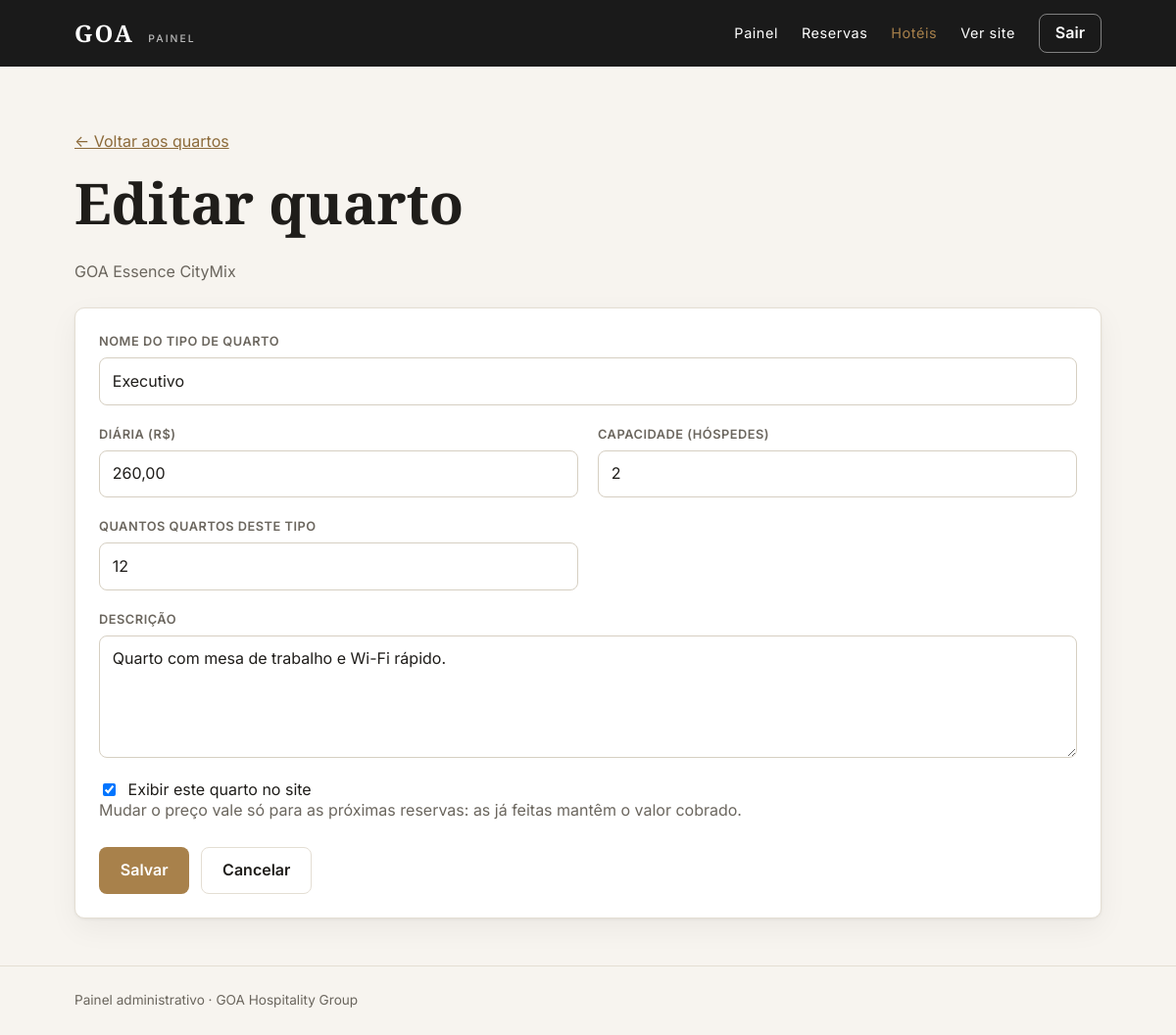
/public/admin/quarto_form.php?id=3 (signed in), run on the app's committed database.
### tables this page shows
CREATE TABLE IF NOT EXISTS hoteis (
  id          INT UNSIGNED NOT NULL AUTO_INCREMENT,
  nome        VARCHAR(120) NOT NULL,
  slug        VARCHAR(140) NOT NULL,               
  bandeira    VARCHAR(30)  NOT NULL,               
  cidade      VARCHAR(80)  NOT NULL,
  uf          CHAR(2)      NOT NULL,
  descricao   TEXT         NULL,
  imagem      VARCHAR(255) NULL,                   
  ativo       TINYINT(1)   NOT NULL DEFAULT 1,     
  created_at  TIMESTAMP    NOT NULL DEFAULT CURRENT_TIMESTAMP,
  PRIMARY KEY (id),
  UNIQUE KEY uq_hoteis_slug (slug)
);

CREATE TABLE IF NOT EXISTS tipos_quarto (
  id            INT UNSIGNED  NOT NULL AUTO_INCREMENT,
  hotel_id      INT UNSIGNED  NOT NULL,
  nome          VARCHAR(100)  NOT NULL,
  descricao     TEXT          NULL,
  capacidade    TINYINT UNSIGNED NOT NULL DEFAULT 2,    
  preco_diaria  DECIMAL(10,2) NOT NULL,
  quantidade    SMALLINT UNSIGNED NOT NULL DEFAULT 1,   
  imagem        VARCHAR(255)  NULL,
  ativo         TINYINT(1)    NOT NULL DEFAULT 1,
  PRIMARY KEY (id),
  KEY idx_tipos_hotel (hotel_id),
  CONSTRAINT fk_tipos_hotel FOREIGN KEY (hotel_id)
    REFERENCES hoteis (id) ON DELETE CASCADE
);

### includes/reservas.php (called while the page is built, shortened)
<?php
function inteiroDe(array $entrada, string $campo, int $padrao): int
{
    $v = $entrada[$campo];
    return is_string($v) && ctype_digit($v) ? (int) $v : -1;
}

### includes/admin_quartos.php (called while the page is built, shortened)
<?php
function buscarQuarto(PDO $pdo, int $id): ?array
{
    $stmt = $pdo->prepare('SELECT * FROM tipos_quarto WHERE id = :id');
    $stmt->execute(['id' => $id]);
    return $stmt->fetch() ?: null;
}

### includes/admin_hoteis.php (called while the page is built, shortened)
<?php
function buscarHotel(PDO $pdo, int $id): ?array
{
    $stmt = $pdo->prepare('SELECT * FROM hoteis WHERE id = :id');
    $stmt->execute(['id' => $id]);
    return $stmt->fetch() ?: null;
}

### includes/funcoes.php (called while the page is built, shortened)
<?php
function e(?string $texto): string
{
    return htmlspecialchars($texto ?? '', ENT_QUOTES, 'UTF-8');
}
function url(string $caminho = ''): string
{
    return BASE_URL . '/' . ltrim($caminho, '/');
}

### public/admin/quarto_form.php (the view, shortened to what this page needs)
<?php
require __DIR__ . '/../../includes/funcoes.php';
require __DIR__ . '/../../includes/reservas.php';
require __DIR__ . '/../../includes/admin_hoteis.php';
require __DIR__ . '/../../includes/admin_quartos.php';
$editando = isset($_GET['id']);
$quarto   = null;
if ($editando) {
    $id     = inteiroDe($_GET, 'id', 0);
    $quarto = $id > 0 ? buscarQuarto($pdo, $id) : null;
    $hotel  = $quarto ? buscarHotel($pdo, (int) $quarto['hotel_id']) : null;
} else {
    $id      = 0;
    $hotelId = inteiroDe($_GET, 'hotel', 0);
    $hotel   = $hotelId > 0 ? buscarHotel($pdo, $hotelId) : null;
}
    ?>
    <?php
$hotelId  = (int) $hotel['id'];
$urlLista = url('admin/quartos.php?hotel=' . $hotelId);
if ($_SERVER['REQUEST_METHOD'] === 'POST') {
    exigirCsrf();
    $dados = lerQuartoForm($_POST);
    $erros = validarQuarto($dados);
    if (empty($erros)) {
        $resultado = $editando ? atualizarQuarto($pdo, $id, $dados) : criarQuarto($pdo, $hotelId, $dados);
        if ($resultado['ok']) {
            definirAviso('sucesso', $resultado['msg']);
            header('Location: ' . $urlLista);
            exit;
        }
        $erros[] = $resultado['msg'];
    }
} elseif ($editando) {
    $dados = [
        'nome'       => $quarto['nome'],
        'descricao'  => (string) $quarto['descricao'],
        'capacidade' => (string) $quarto['capacidade'],
        'preco'      => number_format((float) $quarto['preco_diaria'], 2, ',', ''),
        'quantidade' => (string) $quarto['quantidade'],
        'ativo'      => (int) $quarto['ativo'],
    ];
} else {
    $dados = ['nome' => '', 'descricao' => '', 'capacidade' => '2', 'preco' => '', 'quantidade' => '1', 'ativo' => 1];
}
$titulo      = $editando ? 'Editar quarto' : 'Novo tipo de quarto';
$acao        = url('admin/quarto_form.php') . ($editando ? '?id=' . $id : '?hotel=' . $hotelId);
require __DIR__ . '/../../includes/admin_header.php';
?>
<section class="container secao">
  <p><a href="<?= e($urlLista) ?>">&larr; Voltar aos quartos</a></p>
  <h1><?= e($titulo) ?></h1>
  <p class="subtitulo"><?= e($hotel['nome']) ?></p>
  <div class="cartao cartao--reserva">
    <form method="post" action="<?= e($acao) ?>">
      <div class="grade-form">
        <div class="campo campo--cheio">
          <label for="nome">Nome do tipo de quarto</label>
          <input type="text" id="nome" name="nome" maxlength="100" required autofocus
                 placeholder="Ex.: Suíte Vista Mar" value="<?= e($dados['nome']) ?>">
        </div>
        <div class="campo">
          <label for="preco">Diária (R$)</label>
          <input type="text" id="preco" name="preco" inputmode="decimal" required
                 placeholder="320,00" value="<?= e($dados['preco']) ?>">
        </div>
        <div class="campo">
          <label for="capacidade">Capacidade (hóspedes)</label>
          <input type="number" id="capacidade" name="capacidade" min="1" max="10" required
                 value="<?= e($dados['capacidade']) ?>">
        </div>
        <div class="campo">
          <label for="quantidade">Quantos quartos deste tipo</label>
          <input type="number" id="quantidade" name="quantidade" min="1" max="500" required
                 value="<?= e($dados['quantidade']) ?>">
        </div>
        <div class="campo campo--cheio">
          <label for="descricao">Descrição</label>
          <textarea id="descricao" name="descricao" rows="4" maxlength="1000"><?= e($dados['descricao']) ?></textarea>
        </div>
        <div class="campo campo--cheio">
          <label class="check">
            <input type="checkbox" name="ativo" value="1"<?= $dados['ativo'] ? ' checked' : '' ?>>
            Exibir este quarto no site
          </label>
        </div>
      </div>
      <?php if ($editando): ?>
        <p class="subtitulo">Mudar o preço vale só para as próximas reservas: as já feitas mantêm o valor cobrado.</p>
      <?php endif; ?>
      <div class="form-acoes">
        <button type="submit" class="btn btn--destaque">Salvar</button>
        <a class="btn btn--contorno" href="<?= e($urlLista) ?>">Cancelar</a>
      </div>
    </form>
  </div>
</section>
<?php
require __DIR__ . '/../../includes/admin_footer.php';

### public/css/style.css (style rules this page uses)
:root { --cor-fundo: #f7f4ef; --cor-card: #ffffff; --cor-texto: #1f1d1a; --cor-texto-suave: #6b665e; --cor-borda: #e4ded3; --cor-escura: #1a1a1a; --cor-destaque: #a8814b; --cor-destaque-escura: #8c6a3a; --cor-perigo: #b42318; --cor-sucesso: #1d6b45; --fonte-titulo: "Cormorant Garamond", Georgia, serif; --fonte-texto: "Inter", system-ui, -apple-system, "Segoe UI", Roboto, sans-serif; --raio: 10px; --sombra: 0 1px 3px rgba(0, 0, 0, 0.06), 0 10px 30px rgba(0, 0, 0, 0.05); }
*, *::before, *::after { box-sizing: border-box; }
body { margin: 0; min-height: 100vh; display: flex; flex-direction: column; font-family: var(--fonte-texto); color: var(--cor-texto); background: var(--cor-fundo); line-height: 1.6; }
h1, h2, h3 { margin: 0 0 0.5em; font-family: var(--fonte-titulo); font-weight: 600; line-height: 1.15; }
h1 { font-size: clamp(2.2rem, 5vw, 3.6rem); }
a { color: var(--cor-destaque-escura); }
.container { width: 100%; max-width: 1080px; margin: 0 auto; padding: 0 1rem; }
.secao { padding-top: 3rem; padding-bottom: 3rem; }
.btn { display: inline-flex; align-items: center; justify-content: center; padding: 0.65rem 1.3rem; border: 1px solid transparent; border-radius: 8px; font: inherit; font-weight: 600; text-decoration: none; cursor: pointer; transition: background 0.15s, border-color 0.15s, color 0.15s; }
.btn--destaque { background: var(--cor-destaque); color: #fff !important; }
.btn--contorno { background: transparent; color: var(--cor-texto); border-color: var(--cor-borda); }
.cartao { background: var(--cor-card); border: 1px solid var(--cor-borda); border-radius: var(--raio); box-shadow: var(--sombra); padding: 1.5rem; }
.subtitulo { color: var(--cor-texto-suave); margin-top: -0.25em; }
.campo { display: flex; flex-direction: column; gap: 0.35rem; }
.campo label { font-size: 0.8rem; font-weight: 600; letter-spacing: 0.04em; text-transform: uppercase; color: var(--cor-texto-suave); }
.campo input, .campo select, .campo textarea { width: 100%; padding: 0.65rem 0.8rem; border: 1px solid #d6cfc2; border-radius: 8px; font: inherit; color: var(--cor-texto); background: #fff; transition: border-color 0.15s, box-shadow 0.15s; }
.cartao--reserva { margin-top: 1.5rem; }
.grade-form { display: grid; grid-template-columns: 1fr 1fr; gap: 1.25rem; }
.campo--cheio { grid-column: 1 / -1; }
.form-acoes { display: flex; flex-wrap: wrap; gap: 0.75rem; margin-top: 1.5rem; }
.campo .check { display: flex; align-items: center; gap: 0.6rem; font-size: 1rem; font-weight: 400; letter-spacing: normal; text-transform: none; color: var(--cor-texto); cursor: pointer; }
.campo .check input { width: auto; padding: 0; }
.campo { min-width: 0; }
.campo input, .campo select, .campo textarea { min-width: 0; }

### data on the page
hoteis: nome "GOA Essence CityMix"
tipos_quarto: nome "Executivo", capacidade "2", quantidade "12", descricao "Quarto com mesa de trabalho e Wi-Fi rápido.", ativo "☑"

### other printed values
$texto "Painel"
$texto "Reservas"
$texto "Hotéis"
$titulo "Editar quarto"
APP_NAME "GOA Hospitality Group"
